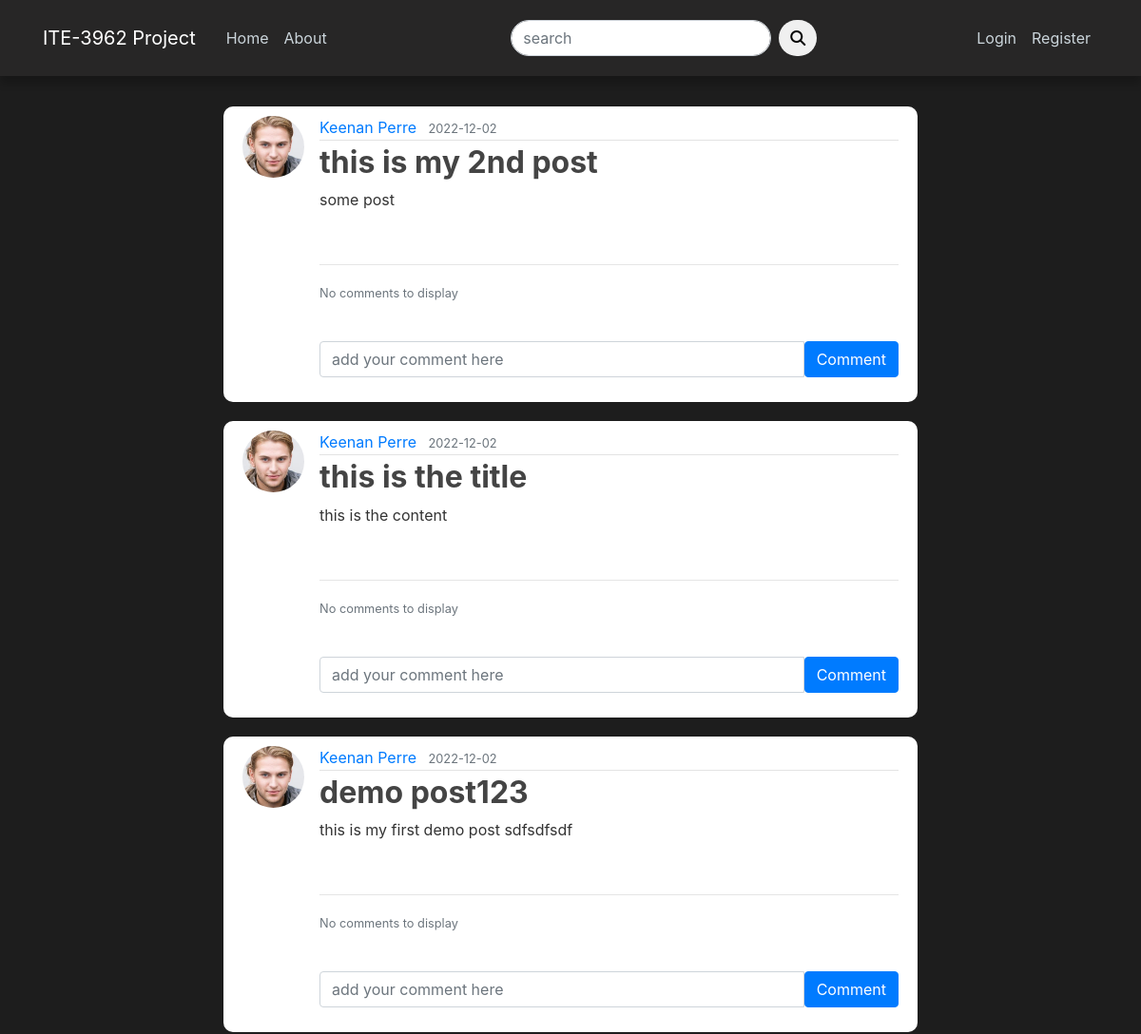
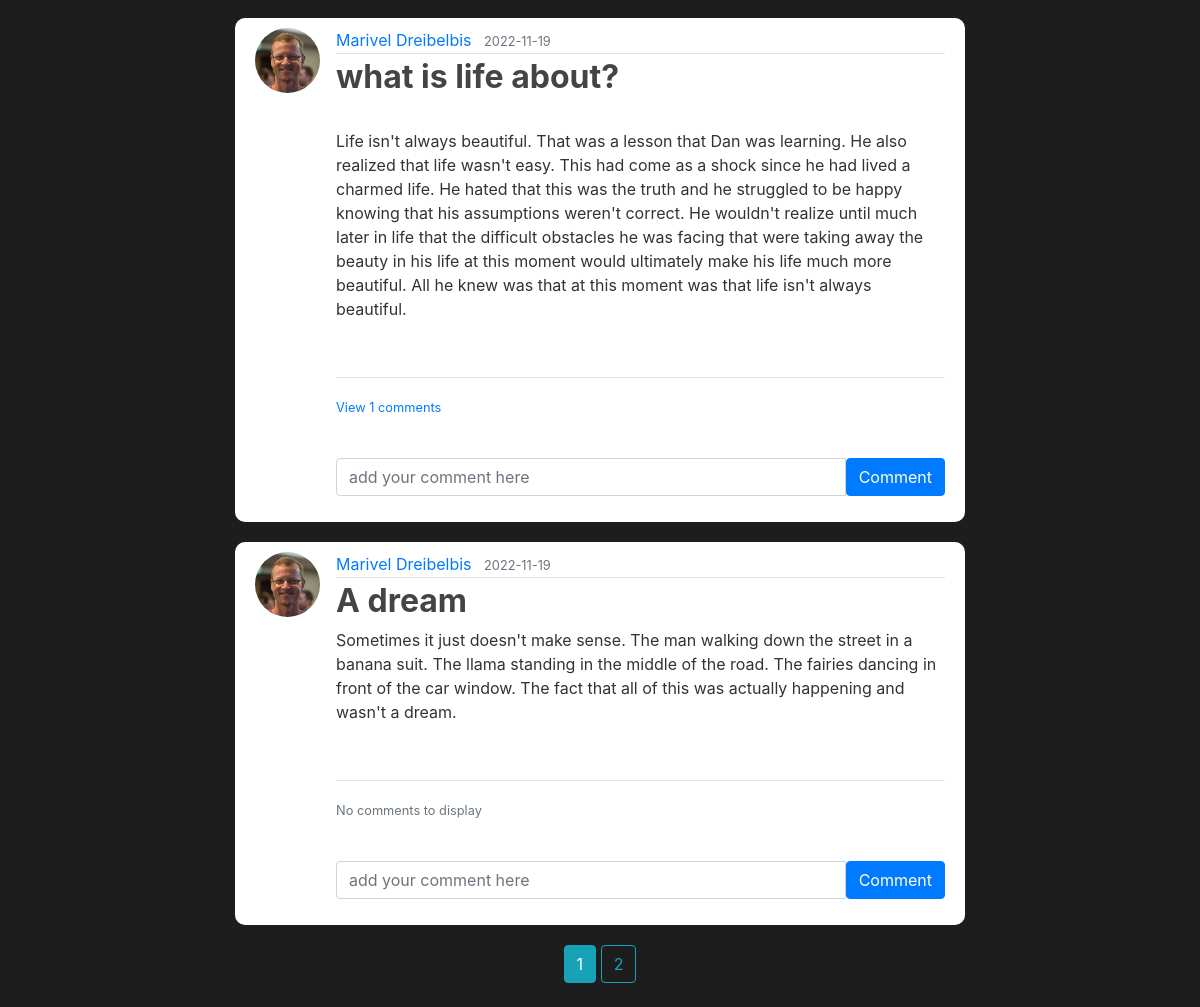
The page /home on the database its author committed (2 pictures, top to bottom).
### blog/models.py (models this page shows, shortened)
class Post(db.Model):
    id = db.Column(db.Integer, primary_key=True)
    title = db.Column(db.String(100), nullable=False)
    date_posted = db.Column(db.DateTime, nullable=False, default=datetime.utcnow)
    content = db.Column(db.Text, nullable=False)
    post_image = db.Column(db.String(200), nullable=True)
    user_id = db.Column(db.Integer, db.ForeignKey('user.id'), nullable=False)
    comments = db.relationship('Comment', backref='post', lazy=True)

class User(db.Model, UserMixin):
    id = db.Column(db.Integer, primary_key=True)
    username = db.Column(db.String(20), unique=True, nullable=False)
    email = db.Column(db.String(120), unique=True, nullable=False)
    image_file = db.Column(db.String(20), nullable=False, default='default.jpg')
    password = db.Column(db.String(60), nullable=False)
    posts = db.relationship('Post', backref='author', lazy=True) #posts attribute sets the relationship with the Post table(1 to many)
    comments = db.relationship('Comment', backref='author', lazy=True)

### blog/main/routes.py (the view)
@main.route("/")
@main.route("/home")
def home():
    page = request.args.get('page', 1, type=int)
    posts = Post.query.order_by(Post.date_posted.desc()).paginate(page=page, per_page=5)#pagination and post order
    return render_template('home.html', posts=posts)

### blog/users/forms.py
class SearchForm(FlaskForm):
    searched = StringField('search', validators=[DataRequired()])
    submit = SubmitField('Submit')

### blog/users/routes.py (called while the page is built)
@app.context_processor
def home():
    form = SearchForm()
    return dict(form=form)

### blog/templates/home.html (shortened to what this page needs)
{% extends "layout.html" %}
{% block content %}
    {% for post in posts.items %}
        <article class="media content-section">
            <img src="{{ url_for('static', filename='profile_pics/' + post.author.image_file)}}" class="rounded-circle article-img" alt="">
            <div class="media-body">
            <div class="article-metadata">
                <a class="mr-2" href="{{url_for('users.user_posts', username=post.author.username )}}">{{ post.author.username }}</a>
                <small class="text-muted">{{ post.date_posted.strftime('%Y-%m-%d') }}</small>
            </div>
            <h2><a class="article-title font-weight-bold" href="{{ url_for('posts.post', post_id=post.id)}}">{{ post.title }}</a></h2>
            <div><p class="article-content">{{ post.content }}</p></div>
            <br><hr>
            <p class="card-text">
                {% if post.comments|length > 0 %}
                <a data-toggle="collapse" href="#comments-{{post.id}}" role="button" aria-expanded="false">
                    <small>View {{post.comments|length }} comments</small>
                </a>
                {% else%}
                <small class="text-muted">No comments to display</small>
                {% endif %}
            </p>
            <br>
            <form action="/comment/{{post.id}}" class="input-group mb-3" method="POST">
                <input type="text" name="text" id="text" class="form-control" placeholder="add your comment here"/>
                <button type="submit" class="btn btn-primary">Comment</button>
            </form>
            </div>
        </article>
    {% endfor %}
    <div class="pagi_btn text-center">
    {% for page_num in posts.iter_pages(left_edge=1, right_edge=1, left_current=1, right_current=2) %}
        {% if page_num %}
            {% if posts.page == page_num %}
                <a href="{{ url_for('main.home', page=page_num )}}" class="btn btn-info mb-4">{{ page_num }}</a>
            {% else %}
                <a href="{{ url_for('main.home', page=page_num )}}" class="btn btn-outline-info mb-4">{{ page_num }}</a>
            {% endif %}
        {% endif %}
    {% endfor %}
    </div>
{% endblock content %}

### blog/static/main.css (style rules this page uses)
body { background: #1d1d1d; color: #333333; margin-top: 7rem; }
h1, h2, h3, h4, h5, h6 { color: #444444; }
.content-section { background: #ffffff; padding: 10px 20px; border-radius: 10px; margin-bottom: 20px; }
.article-title { color: #444444; }
.article-content { white-space: pre-line; }
.article-img { height: 65px; width: 65px; margin-right: 16px; }
.article-metadata { padding-bottom: 1px; margin-bottom: 4px; border-bottom: 1px solid #e3e3e3 }

### rows shown on the page
Post: image_file (picture), author.username "Keenan Perre", date_posted "2022-12-02", title "this is my 2nd post", content "some post", shows "No comments to display"
Post: image_file (picture), author.username "Keenan Perre", date_posted "2022-12-02", title "this is the title", content "this is the content", shows "No comments to display"
Post: image_file (picture), author.username "Keenan Perre", date_posted "2022-12-02", title "demo post123", content "this is my first demo post sdfsdfsdf", shows "No comments to display"
Post: image_file (picture), author.username "Marivel Dreibelbis", date_posted "2022-11-19", title "what is life about?", content "Life isn't always beautiful. That was a lesson that Dan was learning. He also realized that life wasn't easy. This had come as a shock since he had lived a charmed life. He hated that this was the truth and he struggled to be happy knowing that his assumptions weren't correct. He wouldn't realize until much later in life that the difficult obstacles he was facing that were taking away the beauty in his life at this moment would ultimately make his life much more beautiful. All he knew was that at this moment was that life isn't always beautiful.", comments|length "1"
Post: image_file (picture), author.username "Marivel Dreibelbis", date_posted "2022-11-19", title "A dream", content "Sometimes it just doesn't make sense. The man walking down the street in a banana suit. The llama standing in the middle of the road. The fairies dancing in front of the car window. The fact that all of this was actually happening and wasn't a dream.", shows "No comments to display"

### other values the page prints
{{ page_num }} "1"
{{ page_num }} "2"
